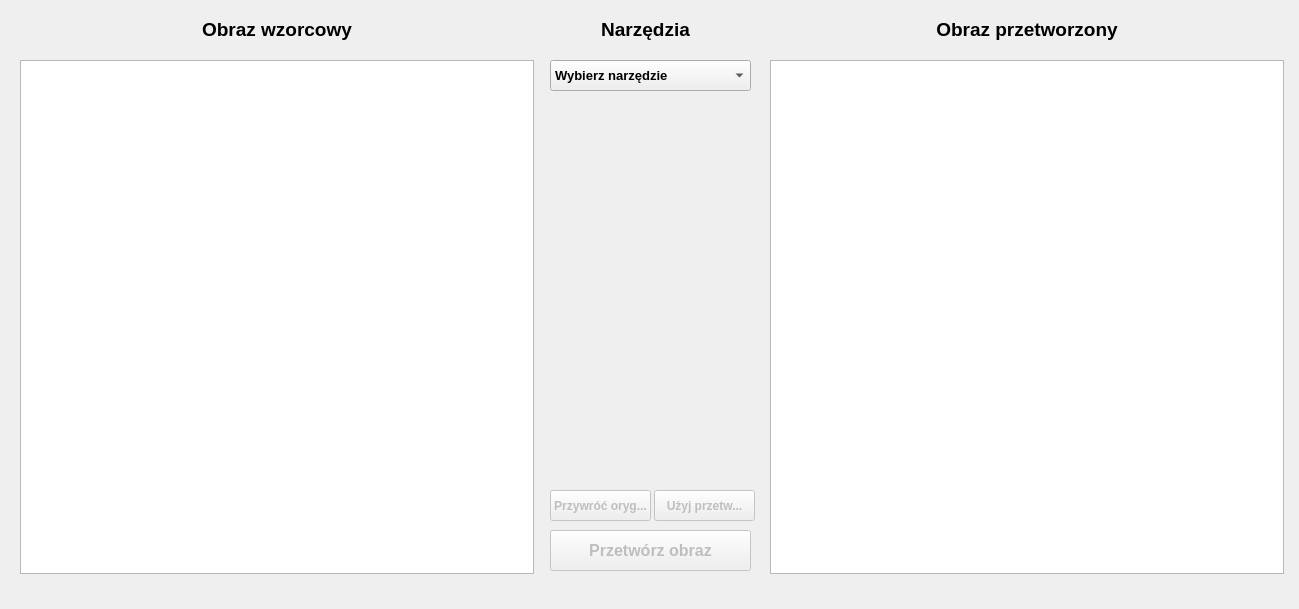
<?xml version="1.0" encoding="UTF-8"?>
<ui version="4.0">
 <class>CustomTabForImage</class>
 <widget class="QWidget" name="CustomTabForImage">
  <property name="geometry">
   <rect>
    <x>0</x>
    <y>0</y>
    <width>1299</width>
    <height>609</height>
   </rect>
  </property>
  <property name="windowTitle">
   <string>Form</string>
  </property>
  <widget class="QGraphicsView" name="originalGrahpic">
   <property name="geometry">
    <rect>
     <x>20</x>
     <y>60</y>
     <width>514</width>
     <height>514</height>
    </rect>
   </property>
  </widget>
  <widget class="QGraphicsView" name="processedGraphic">
   <property name="geometry">
    <rect>
     <x>770</x>
     <y>60</y>
     <width>514</width>
     <height>514</height>
    </rect>
   </property>
  </widget>
  <widget class="QLabel" name="originalPhotoLabel">
   <property name="geometry">
    <rect>
     <x>20</x>
     <y>10</y>
     <width>514</width>
     <height>40</height>
    </rect>
   </property>
   <property name="font">
    <font>
     <pointsize>14</pointsize>
     <weight>75</weight>
     <bold>true</bold>
    </font>
   </property>
   <property name="text">
    <string>Obraz wzorcowy</string>
   </property>
   <property name="textFormat">
    <enum>Qt::RichText</enum>
   </property>
   <property name="alignment">
    <set>Qt::AlignCenter</set>
   </property>
  </widget>
  <widget class="QLabel" name="transformedPhotoLabel">
   <property name="geometry">
    <rect>
     <x>770</x>
     <y>10</y>
     <width>514</width>
     <height>40</height>
    </rect>
   </property>
   <property name="font">
    <font>
     <pointsize>14</pointsize>
     <weight>75</weight>
     <bold>true</bold>
    </font>
   </property>
   <property name="text">
    <string>Obraz przetworzony</string>
   </property>
   <property name="textFormat">
    <enum>Qt::RichText</enum>
   </property>
   <property name="alignment">
    <set>Qt::AlignCenter</set>
   </property>
  </widget>
  <widget class="QPushButton" name="transformButton">
   <property name="enabled">
    <bool>false</bool>
   </property>
   <property name="geometry">
    <rect>
     <x>550</x>
     <y>530</y>
     <width>201</width>
     <height>41</height>
    </rect>
   </property>
   <property name="font">
    <font>
     <pointsize>12</pointsize>
     <weight>75</weight>
     <bold>true</bold>
    </font>
   </property>
   <property name="text">
    <string>Przetwórz obraz</string>
   </property>
  </widget>
  <widget class="QWidget" name="verticalLayoutWidget">
   <property name="geometry">
    <rect>
     <x>550</x>
     <y>100</y>
     <width>201</width>
     <height>381</height>
    </rect>
   </property>
   <layout class="QVBoxLayout" name="toolLayout">
    <property name="sizeConstraint">
     <enum>QLayout::SetFixedSize</enum>
    </property>
   </layout>
  </widget>
  <widget class="QComboBox" name="toolsComboBox">
   <property name="geometry">
    <rect>
     <x>550</x>
     <y>60</y>
     <width>201</width>
     <height>31</height>
    </rect>
   </property>
   <property name="font">
    <font>
     <pointsize>10</pointsize>
     <weight>75</weight>
     <bold>true</bold>
    </font>
   </property>
   <property name="currentText">
    <string>Wybierz narzędzie</string>
   </property>
   <item>
    <property name="text">
     <string>Wybierz narzędzie</string>
    </property>
   </item>
   <item>
    <property name="text">
     <string>Jasność</string>
    </property>
   </item>
   <item>
    <property name="text">
     <string>Kontrast</string>
    </property>
   </item>
   <item>
    <property name="text">
     <string>Negatyw</string>
    </property>
   </item>
   <item>
    <property name="text">
     <string>Filtr - średnia</string>
    </property>
   </item>
   <item>
    <property name="text">
     <string>Filtr - mediana</string>
    </property>
   </item>
   <item>
    <property name="text">
     <string>Histogram</string>
    </property>
   </item>
   <item>
    <property name="text">
     <string>Filtr liniowy - splot</string>
    </property>
   </item>
   <item>
    <property name="text">
     <string>Filtr Sobel</string>
    </property>
   </item>
   <item>
    <property name="text">
     <string>Filtr dolnoprzepustowy</string>
    </property>
   </item>
  </widget>
  <widget class="QLabel" name="toolsLabel">
   <property name="geometry">
    <rect>
     <x>550</x>
     <y>10</y>
     <width>191</width>
     <height>40</height>
    </rect>
   </property>
   <property name="font">
    <font>
     <pointsize>14</pointsize>
     <weight>75</weight>
     <bold>true</bold>
    </font>
   </property>
   <property name="text">
    <string>Narzędzia</string>
   </property>
   <property name="textFormat">
    <enum>Qt::RichText</enum>
   </property>
   <property name="alignment">
    <set>Qt::AlignCenter</set>
   </property>
  </widget>
  <widget class="QPushButton" name="swapButton">
   <property name="enabled">
    <bool>false</bool>
   </property>
   <property name="geometry">
    <rect>
     <x>654</x>
     <y>490</y>
     <width>101</width>
     <height>31</height>
    </rect>
   </property>
   <property name="font">
    <font>
     <weight>75</weight>
     <bold>true</bold>
    </font>
   </property>
   <property name="text">
    <string>Użyj przetw...</string>
   </property>
  </widget>
  <widget class="QPushButton" name="restoreButton">
   <property name="enabled">
    <bool>false</bool>
   </property>
   <property name="geometry">
    <rect>
     <x>550</x>
     <y>490</y>
     <width>101</width>
     <height>31</height>
    </rect>
   </property>
   <property name="font">
    <font>
     <weight>75</weight>
     <bold>true</bold>
    </font>
   </property>
   <property name="text">
    <string>Przywróć oryg...</string>
   </property>
   <property name="checkable">
    <bool>false</bool>
   </property>
  </widget>
 </widget>
 <resources/>
 <connections/>
</ui>
